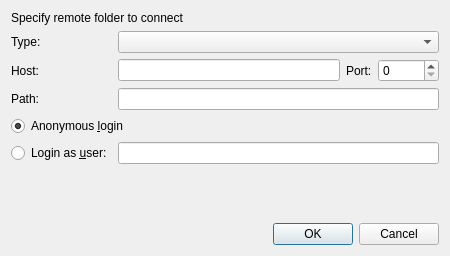
<?xml version="1.0" encoding="UTF-8"?>
<ui version="4.0">
 <class>ConnectServerDialog</class>
 <widget class="QDialog" name="ConnectServerDialog">
  <property name="geometry">
   <rect>
    <x>0</x>
    <y>0</y>
    <width>450</width>
    <height>256</height>
   </rect>
  </property>
  <property name="windowTitle">
   <string>Connect to remote server</string>
  </property>
  <property name="windowIcon">
   <iconset theme="folder-remote"/>
  </property>
  <layout class="QGridLayout" name="gridLayout">
   <item row="5" column="0" colspan="4">
    <widget class="QRadioButton" name="ananymousLogin">
     <property name="text">
      <string>Anonymous &amp;login</string>
     </property>
     <property name="checked">
      <bool>true</bool>
     </property>
    </widget>
   </item>
   <item row="4" column="1" colspan="3">
    <widget class="QLineEdit" name="path"/>
   </item>
   <item row="6" column="0">
    <widget class="QRadioButton" name="loginAsUser">
     <property name="text">
      <string>Login as &amp;user:</string>
     </property>
    </widget>
   </item>
   <item row="6" column="1" colspan="3">
    <widget class="QLineEdit" name="userName"/>
   </item>
   <item row="1" column="1" colspan="3">
    <widget class="QComboBox" name="serverType"/>
   </item>
   <item row="8" column="0" colspan="4">
    <widget class="QDialogButtonBox" name="buttonBox">
     <property name="orientation">
      <enum>Qt::Horizontal</enum>
     </property>
     <property name="standardButtons">
      <set>QDialogButtonBox::Cancel|QDialogButtonBox::Ok</set>
     </property>
    </widget>
   </item>
   <item row="0" column="0" colspan="4">
    <widget class="QLabel" name="label">
     <property name="sizePolicy">
      <sizepolicy hsizetype="Preferred" vsizetype="Fixed">
       <horstretch>0</horstretch>
       <verstretch>0</verstretch>
      </sizepolicy>
     </property>
     <property name="text">
      <string>Specify remote folder to connect</string>
     </property>
    </widget>
   </item>
   <item row="1" column="0">
    <widget class="QLabel" name="label_2">
     <property name="text">
      <string>Type:</string>
     </property>
    </widget>
   </item>
   <item row="2" column="2">
    <widget class="QLabel" name="label_4">
     <property name="text">
      <string>Port:</string>
     </property>
    </widget>
   </item>
   <item row="4" column="0">
    <widget class="QLabel" name="label_5">
     <property name="text">
      <string>Path:</string>
     </property>
    </widget>
   </item>
   <item row="2" column="1">
    <widget class="QLineEdit" name="host"/>
   </item>
   <item row="2" column="0">
    <widget class="QLabel" name="label_3">
     <property name="text">
      <string>Host:</string>
     </property>
    </widget>
   </item>
   <item row="2" column="3">
    <widget class="QSpinBox" name="port">
     <property name="maximum">
      <number>65535</number>
     </property>
    </widget>
   </item>
   <item row="7" column="0">
    <spacer name="verticalSpacer">
     <property name="orientation">
      <enum>Qt::Vertical</enum>
     </property>
     <property name="sizeHint" stdset="0">
      <size>
       <width>20</width>
       <height>40</height>
      </size>
     </property>
    </spacer>
   </item>
  </layout>
 </widget>
 <resources/>
 <connections>
  <connection>
   <sender>buttonBox</sender>
   <signal>accepted()</signal>
   <receiver>ConnectServerDialog</receiver>
   <slot>accept()</slot>
   <hints>
    <hint type="sourcelabel">
     <x>254</x>
     <y>249</y>
    </hint>
    <hint type="destinationlabel">
     <x>157</x>
     <y>274</y>
    </hint>
   </hints>
  </connection>
  <connection>
   <sender>buttonBox</sender>
   <signal>rejected()</signal>
   <receiver>ConnectServerDialog</receiver>
   <slot>reject()</slot>
   <hints>
    <hint type="sourcelabel">
     <x>322</x>
     <y>249</y>
    </hint>
    <hint type="destinationlabel">
     <x>286</x>
     <y>274</y>
    </hint>
   </hints>
  </connection>
  <connection>
   <sender>loginAsUser</sender>
   <signal>toggled(bool)</signal>
   <receiver>userName</receiver>
   <slot>setEnabled(bool)</slot>
   <hints>
    <hint type="sourcelabel">
     <x>65</x>
     <y>194</y>
    </hint>
    <hint type="destinationlabel">
     <x>163</x>
     <y>184</y>
    </hint>
   </hints>
  </connection>
 </connections>
</ui>
